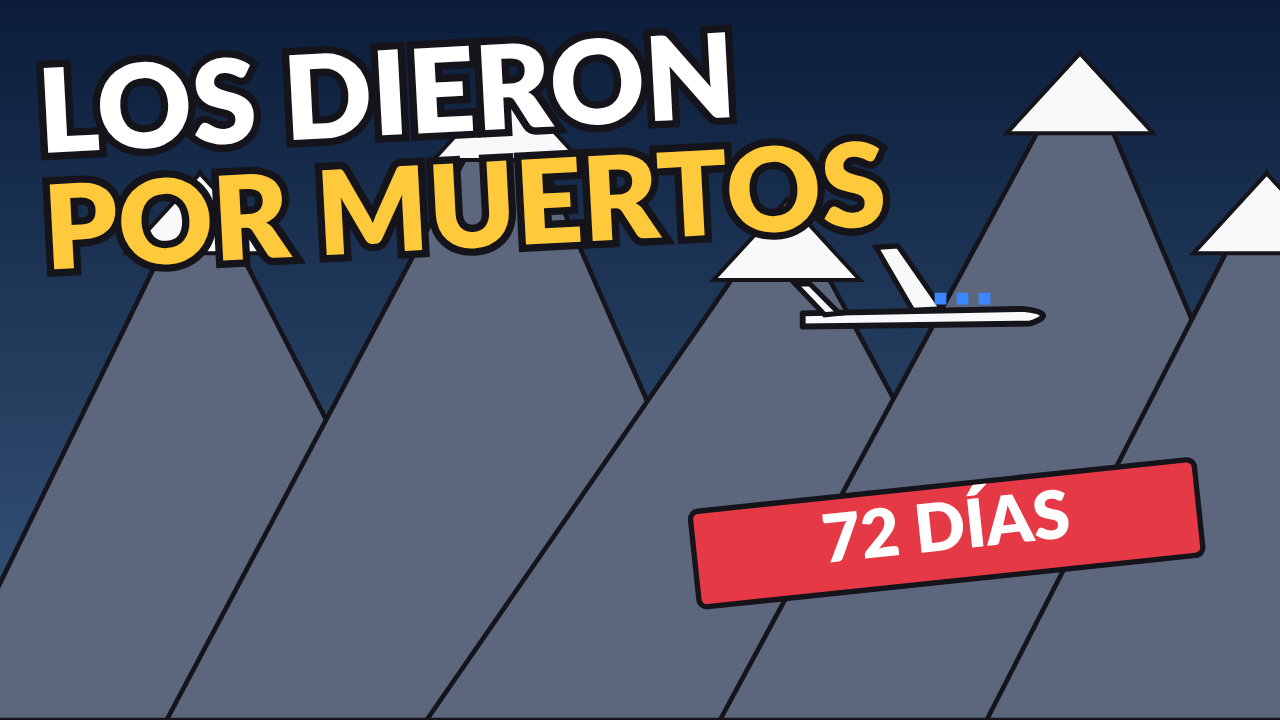

The script that saved this image:
"""Miniatura del video 3 (1280x720): LOS DIERON POR MUERTOS + 72 DÍAS."""
import importlib.util, subprocess, sys
from pathlib import Path
ROOT = Path(__file__).parent
sys.path.insert(0, str(ROOT.parents[0] / "01_isla"))
from rig_lib import INK, RED, YEL
spec = importlib.util.spec_from_file_location("b3", ROOT / "build.py")
b3 = importlib.util.module_from_spec(spec); spec.loader.exec_module(b3)
svg = f'''<defs><linearGradient id="bg" x1="0" y1="0" x2="0" y2="1"><stop offset="0" stop-color="#0b1d3a"/><stop offset="1" stop-color="#3a5a80"/></linearGradient></defs>
<rect width="1920" height="1080" fill="url(#bg)"/>{b3.montanas("mt")}
{b3.avion("avt", 1380, 470, 1.1)}
<g transform="translate(60 230) rotate(-3)"><text x="0" y="0" class="t">LOS DIERON</text><text x="0" y="175" class="t y">POR MUERTOS</text></g>
{b3.stamp("st", 1420, 800, 760, "72 DÍAS", RED, -6)}'''
html = f'''<!doctype html><html><head><meta charset="utf-8"><script src="./gsap.min.js"></script><style>
html,body{{margin:0;width:1280px;height:720px;overflow:hidden;background:#000}}
svg{{width:1280px;height:720px;display:block}}
.t{{font:900 175px Lato,sans-serif;fill:#fff;stroke:{INK};stroke-width:22px;paint-order:stroke}}
.t.y{{fill:{YEL}}} .stamp{{font:900 100px Lato,sans-serif;fill:#fff}} .tag{{font:900 40px Lato,sans-serif;fill:#fff}}
.tiny{{font:900 40px Lato,sans-serif;fill:{INK}}}
</style></head><body>{b3.ghost_filter()}<svg viewBox="0 0 1920 1080">{svg}</svg></body></html>'''
(ROOT / "miniatura.html").write_text(html, encoding="utf-8")
js = """const {chromium}=require('playwright');(async()=>{const b=await chromium.launch();const p=await b.newPage({viewport:{width:1280,height:720}});
await p.goto('file://'+process.argv[1]+'/miniatura.html');await p.waitForTimeout(400);await p.screenshot({path:process.argv[1]+'/miniatura.png'});await b.close();})();"""
subprocess.run(["node", "-e", js, str(ROOT)], check=True)
from PIL import Image
Image.open(ROOT / "miniatura.png").convert("RGB").save(ROOT / "miniatura.jpg", quality=92)
print("ok")
